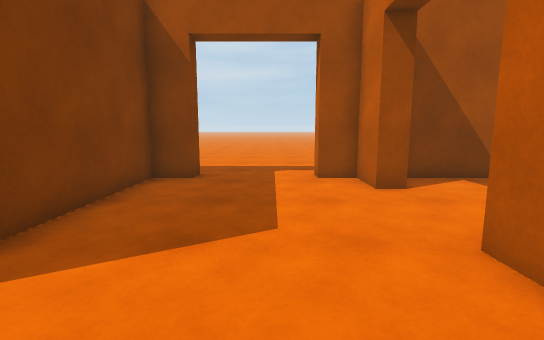
view 1 (above)

21 first-person views from a walk through a Unity game level. The camera is 1.3 m above the floor, tilts 8° down and sees 85° across. The floor is counted in squares, 1 m on a side. Each view is taken from the middle of a square. On the plan, view 1 faces up. The plan holds only what a view shows up to about 14 squares ahead; the rest is blank. The place goes on beyond the plan. The player is left out.

view 2
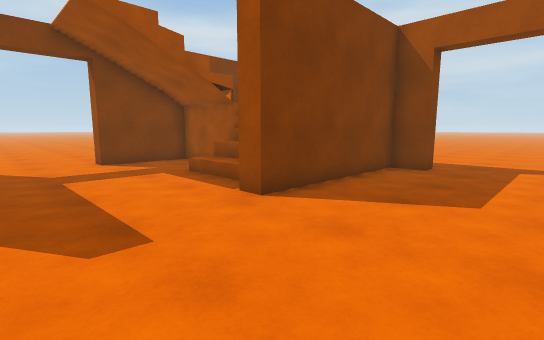

view 3
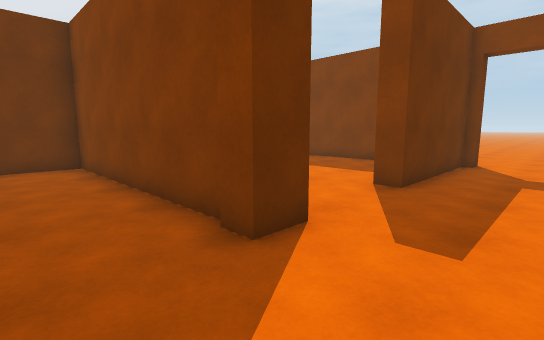

view 4
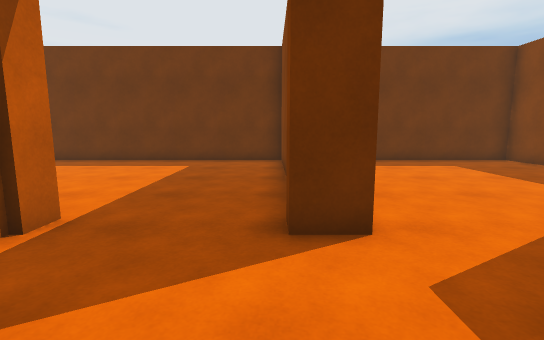

view 5
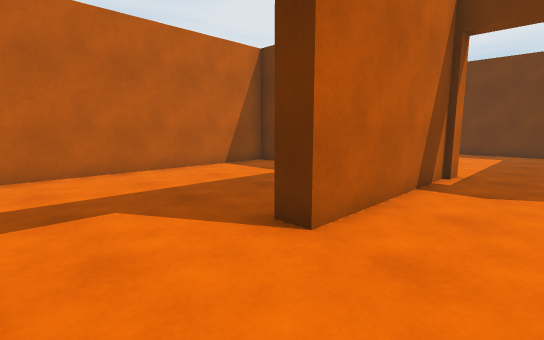

view 6
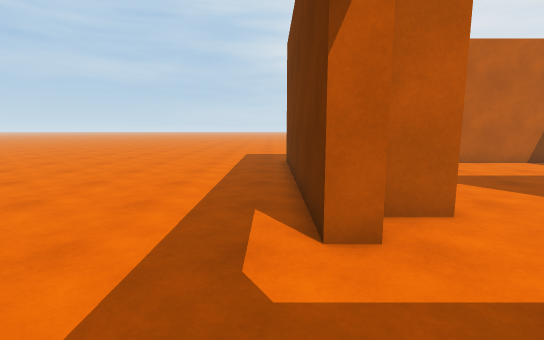

view 7
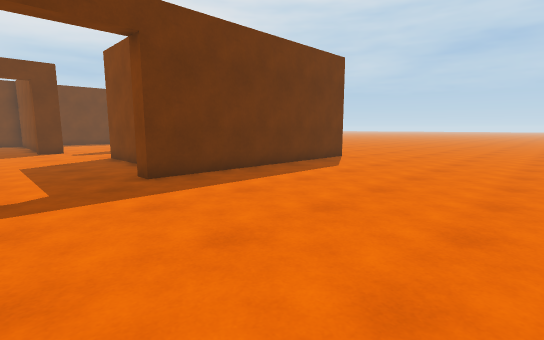

view 8
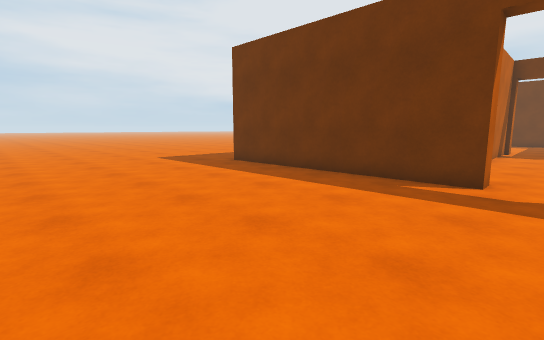

view 9
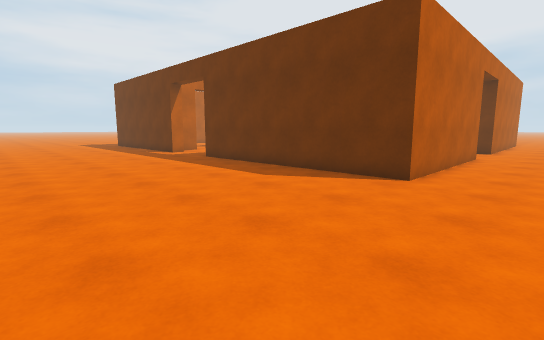

view 10
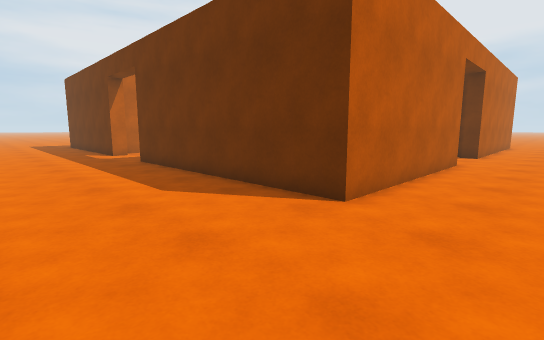

view 11
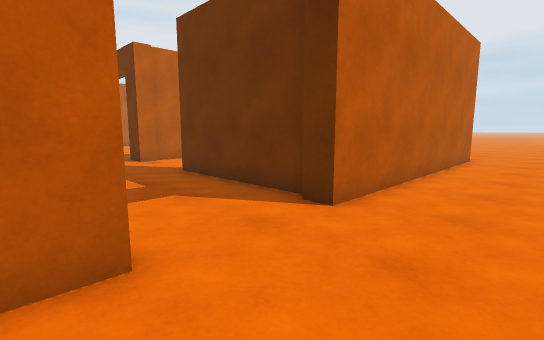

view 12
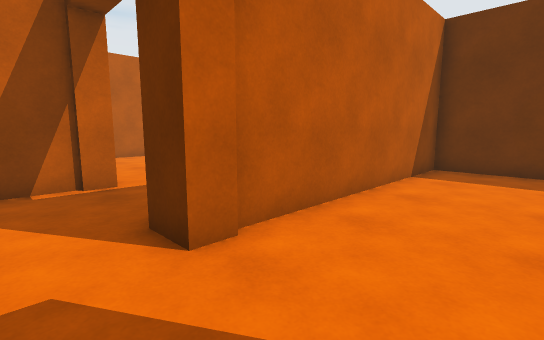

view 13
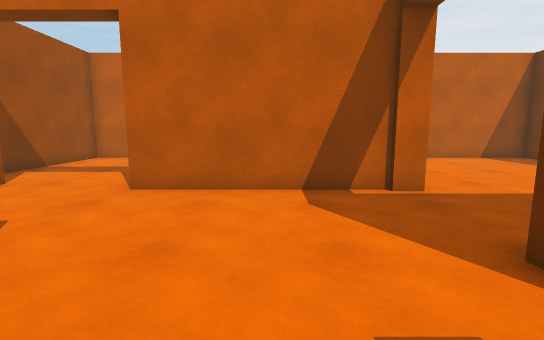

view 14
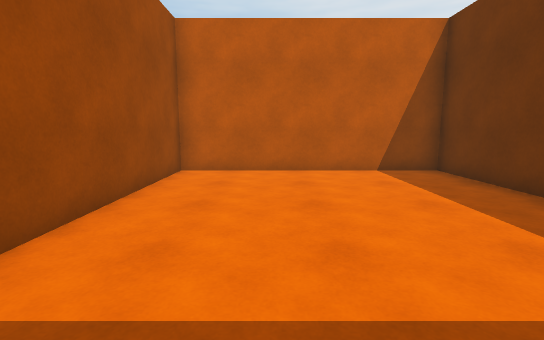

view 15
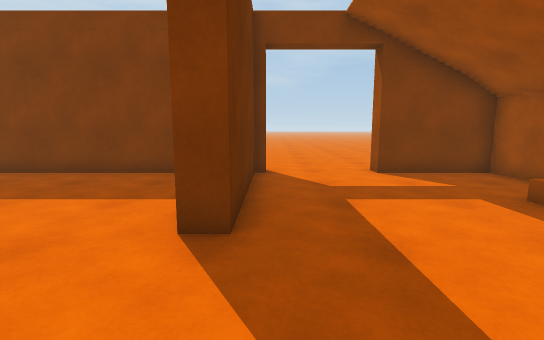

view 16
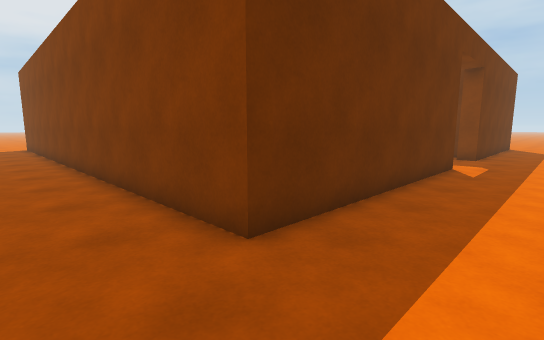

view 17
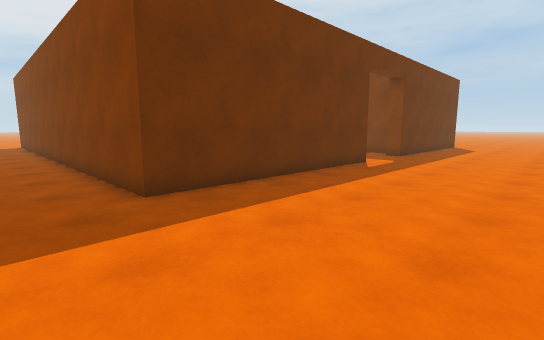

view 18
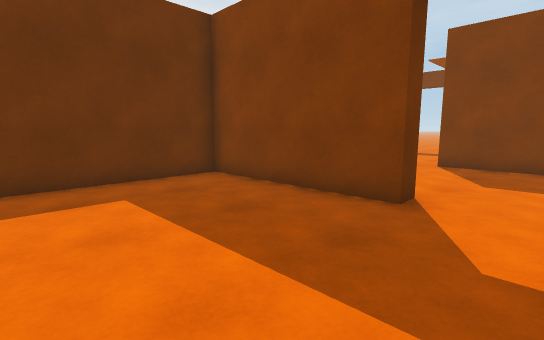

view 19
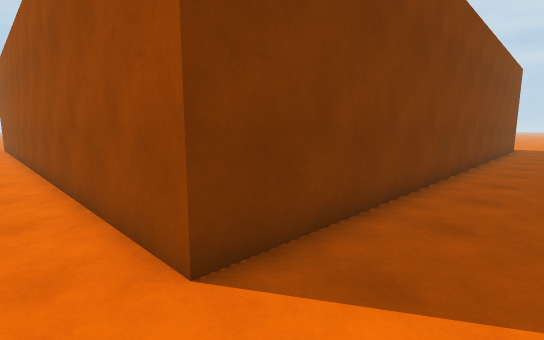

view 20
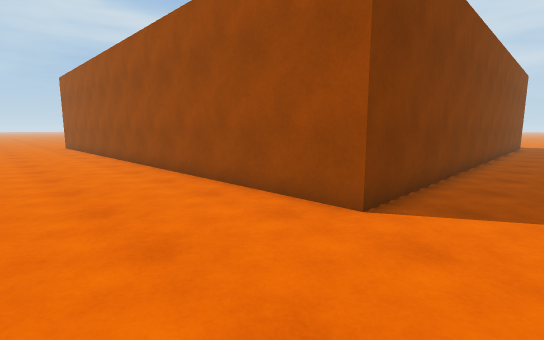

view 21
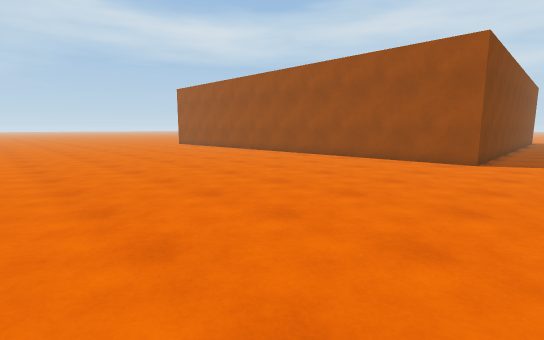

### Floor plan
Key: @ floor where view 1 was taken; # wall or solid block; . main floor; : floor 0.5 m higher than the main floor; / step, stairs or slope; O other object.
Columns run from 14 left of view 1 to 12 right of it. Each row starts with its distance up from view 1.
 16 . .........................
 15 ...........................
 14 ...........................
 13 ...........................
 12 ...........................
 11 ...........................
 10 ...........................
  9 ...........................
  8 ...#########....#########..
  7 ...O       #....# .....##..
  6 ...O       #...........##..
  5 ...O       #...........##..
  4 ...#...O   #...........##..
  3 ...#...:// #....##.....##..
  2 ...#......##....##.....##..
  1 ................##.....##..
  0 ..............@.##.....##..
 -1 ................##.....##.
 -2 ................##.....##..
 -3 ...######...#...#########..
 -4 ...#........#..........##..
 -5 ...#........#..........##..
 -6 ...#........#..........##..
 -7 ...#........#..........##..
 -8 ...#........#..........##..
 -9 ...#........#..........##..
-10  ..#........#..........##..
-11  ..######################..
-12  ..#   #################...
-13  ...     ..................
-14  ...    ...................
-15  ...    ...................
-16  ..           .............
-17              ..............
-18             ...............
-19            ................
-20           .................
-21          ..................
-22         ...................
-23         ..................
-24                .......... .

Where each view was taken, in squares from view 1:
view 1: 0 up, 0 right, facing up
view 2: 2 down, 1 right, facing up-left
view 3: 0 up, 1 right, facing down-left
view 4: 1 up, 1 left, facing down
view 5: 6 up, 0 right, facing down-right
view 6: 9 up, 2 left, facing right
view 7: 16 up, 1 right, facing down-left
view 8: 16 up, 0 right, facing down-right
view 9: 16 up, 14 left, facing down-right
view 10: 13 up, 14 left, facing down-right
view 11: 2 up, 14 left, facing down-right
view 12: 1 down, 5 left, facing down-right
view 13: 0 up, 4 left, facing right
view 14: 6 down, 0 right, facing right
view 15: 2 down, 2 left, facing left
view 16: 11 up, 12 right, facing down-left
view 17: 14 up, 12 right, facing down-left
view 18: 5 up, 8 right, facing down-left
view 19: 13 down, 12 right, facing up-left
view 20: 16 down, 12 right, facing up-left
view 21: 24 down, 12 right, facing up-left
